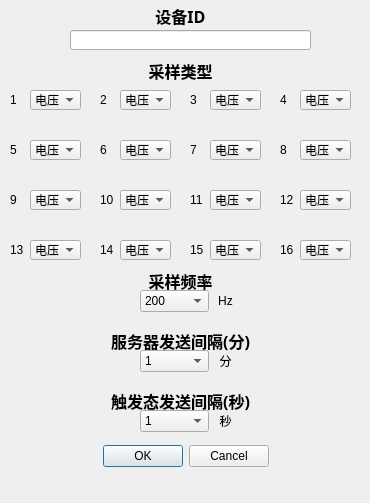
<?xml version="1.0" encoding="UTF-8"?>
<ui version="4.0">
 <class>Dialog</class>
 <widget class="QDialog" name="Dialog">
  <property name="enabled">
   <bool>true</bool>
  </property>
  <property name="geometry">
   <rect>
    <x>0</x>
    <y>0</y>
    <width>370</width>
    <height>503</height>
   </rect>
  </property>
  <property name="windowTitle">
   <string>Dialog</string>
  </property>
  <widget class="QDialogButtonBox" name="buttonBox">
   <property name="geometry">
    <rect>
     <x>10</x>
     <y>440</y>
     <width>351</width>
     <height>32</height>
    </rect>
   </property>
   <property name="orientation">
    <enum>Qt::Horizontal</enum>
   </property>
   <property name="standardButtons">
    <set>QDialogButtonBox::Cancel|QDialogButtonBox::Ok</set>
   </property>
   <property name="centerButtons">
    <bool>true</bool>
   </property>
  </widget>
  <widget class="QComboBox" name="comboBox">
   <property name="geometry">
    <rect>
     <x>30</x>
     <y>90</y>
     <width>51</width>
     <height>20</height>
    </rect>
   </property>
   <property name="maximumSize">
    <size>
     <width>60</width>
     <height>20</height>
    </size>
   </property>
   <item>
    <property name="text">
     <string>电压</string>
    </property>
   </item>
   <item>
    <property name="text">
     <string>电流</string>
    </property>
   </item>
  </widget>
  <widget class="QLabel" name="label">
   <property name="geometry">
    <rect>
     <x>10</x>
     <y>90</y>
     <width>20</width>
     <height>20</height>
    </rect>
   </property>
   <property name="maximumSize">
    <size>
     <width>20</width>
     <height>20</height>
    </size>
   </property>
   <property name="text">
    <string>1</string>
   </property>
  </widget>
  <widget class="QLabel" name="label_2">
   <property name="geometry">
    <rect>
     <x>100</x>
     <y>90</y>
     <width>20</width>
     <height>20</height>
    </rect>
   </property>
   <property name="maximumSize">
    <size>
     <width>20</width>
     <height>20</height>
    </size>
   </property>
   <property name="text">
    <string>2</string>
   </property>
  </widget>
  <widget class="QLabel" name="label_3">
   <property name="geometry">
    <rect>
     <x>190</x>
     <y>90</y>
     <width>20</width>
     <height>20</height>
    </rect>
   </property>
   <property name="maximumSize">
    <size>
     <width>20</width>
     <height>20</height>
    </size>
   </property>
   <property name="text">
    <string>3</string>
   </property>
  </widget>
  <widget class="QLabel" name="label_4">
   <property name="geometry">
    <rect>
     <x>280</x>
     <y>90</y>
     <width>20</width>
     <height>20</height>
    </rect>
   </property>
   <property name="maximumSize">
    <size>
     <width>20</width>
     <height>20</height>
    </size>
   </property>
   <property name="text">
    <string>4</string>
   </property>
  </widget>
  <widget class="QLabel" name="label_5">
   <property name="geometry">
    <rect>
     <x>10</x>
     <y>140</y>
     <width>20</width>
     <height>20</height>
    </rect>
   </property>
   <property name="maximumSize">
    <size>
     <width>20</width>
     <height>20</height>
    </size>
   </property>
   <property name="text">
    <string>5</string>
   </property>
  </widget>
  <widget class="QLabel" name="label_6">
   <property name="geometry">
    <rect>
     <x>100</x>
     <y>140</y>
     <width>20</width>
     <height>20</height>
    </rect>
   </property>
   <property name="maximumSize">
    <size>
     <width>20</width>
     <height>20</height>
    </size>
   </property>
   <property name="text">
    <string>6</string>
   </property>
  </widget>
  <widget class="QLabel" name="label_7">
   <property name="geometry">
    <rect>
     <x>190</x>
     <y>140</y>
     <width>20</width>
     <height>20</height>
    </rect>
   </property>
   <property name="maximumSize">
    <size>
     <width>20</width>
     <height>20</height>
    </size>
   </property>
   <property name="text">
    <string>7</string>
   </property>
  </widget>
  <widget class="QLabel" name="label_8">
   <property name="geometry">
    <rect>
     <x>280</x>
     <y>140</y>
     <width>20</width>
     <height>20</height>
    </rect>
   </property>
   <property name="maximumSize">
    <size>
     <width>20</width>
     <height>20</height>
    </size>
   </property>
   <property name="text">
    <string>8</string>
   </property>
  </widget>
  <widget class="QLabel" name="label_9">
   <property name="geometry">
    <rect>
     <x>10</x>
     <y>190</y>
     <width>20</width>
     <height>20</height>
    </rect>
   </property>
   <property name="maximumSize">
    <size>
     <width>20</width>
     <height>20</height>
    </size>
   </property>
   <property name="text">
    <string>9</string>
   </property>
  </widget>
  <widget class="QLabel" name="label_10">
   <property name="geometry">
    <rect>
     <x>100</x>
     <y>190</y>
     <width>20</width>
     <height>20</height>
    </rect>
   </property>
   <property name="maximumSize">
    <size>
     <width>20</width>
     <height>20</height>
    </size>
   </property>
   <property name="text">
    <string>10</string>
   </property>
  </widget>
  <widget class="QLabel" name="label_11">
   <property name="geometry">
    <rect>
     <x>190</x>
     <y>190</y>
     <width>20</width>
     <height>20</height>
    </rect>
   </property>
   <property name="maximumSize">
    <size>
     <width>20</width>
     <height>20</height>
    </size>
   </property>
   <property name="text">
    <string>11</string>
   </property>
  </widget>
  <widget class="QLabel" name="label_12">
   <property name="geometry">
    <rect>
     <x>280</x>
     <y>190</y>
     <width>20</width>
     <height>20</height>
    </rect>
   </property>
   <property name="maximumSize">
    <size>
     <width>20</width>
     <height>20</height>
    </size>
   </property>
   <property name="text">
    <string>12</string>
   </property>
  </widget>
  <widget class="QLabel" name="label_13">
   <property name="geometry">
    <rect>
     <x>10</x>
     <y>240</y>
     <width>20</width>
     <height>20</height>
    </rect>
   </property>
   <property name="maximumSize">
    <size>
     <width>20</width>
     <height>20</height>
    </size>
   </property>
   <property name="text">
    <string>13</string>
   </property>
  </widget>
  <widget class="QLabel" name="label_14">
   <property name="geometry">
    <rect>
     <x>100</x>
     <y>240</y>
     <width>20</width>
     <height>20</height>
    </rect>
   </property>
   <property name="maximumSize">
    <size>
     <width>20</width>
     <height>20</height>
    </size>
   </property>
   <property name="text">
    <string>14</string>
   </property>
  </widget>
  <widget class="QLabel" name="label_15">
   <property name="geometry">
    <rect>
     <x>190</x>
     <y>240</y>
     <width>20</width>
     <height>20</height>
    </rect>
   </property>
   <property name="maximumSize">
    <size>
     <width>20</width>
     <height>20</height>
    </size>
   </property>
   <property name="text">
    <string>15</string>
   </property>
  </widget>
  <widget class="QLabel" name="label_16">
   <property name="geometry">
    <rect>
     <x>280</x>
     <y>240</y>
     <width>20</width>
     <height>20</height>
    </rect>
   </property>
   <property name="maximumSize">
    <size>
     <width>20</width>
     <height>20</height>
    </size>
   </property>
   <property name="text">
    <string>16</string>
   </property>
  </widget>
  <widget class="QComboBox" name="comboBox_2">
   <property name="geometry">
    <rect>
     <x>120</x>
     <y>90</y>
     <width>51</width>
     <height>20</height>
    </rect>
   </property>
   <property name="maximumSize">
    <size>
     <width>60</width>
     <height>20</height>
    </size>
   </property>
   <item>
    <property name="text">
     <string>电压</string>
    </property>
   </item>
   <item>
    <property name="text">
     <string>电流</string>
    </property>
   </item>
  </widget>
  <widget class="QComboBox" name="comboBox_3">
   <property name="geometry">
    <rect>
     <x>210</x>
     <y>90</y>
     <width>51</width>
     <height>20</height>
    </rect>
   </property>
   <property name="maximumSize">
    <size>
     <width>60</width>
     <height>20</height>
    </size>
   </property>
   <item>
    <property name="text">
     <string>电压</string>
    </property>
   </item>
   <item>
    <property name="text">
     <string>电流</string>
    </property>
   </item>
  </widget>
  <widget class="QComboBox" name="comboBox_4">
   <property name="geometry">
    <rect>
     <x>300</x>
     <y>90</y>
     <width>51</width>
     <height>20</height>
    </rect>
   </property>
   <property name="maximumSize">
    <size>
     <width>60</width>
     <height>20</height>
    </size>
   </property>
   <item>
    <property name="text">
     <string>电压</string>
    </property>
   </item>
   <item>
    <property name="text">
     <string>电流</string>
    </property>
   </item>
  </widget>
  <widget class="QComboBox" name="comboBox_5">
   <property name="geometry">
    <rect>
     <x>30</x>
     <y>140</y>
     <width>51</width>
     <height>20</height>
    </rect>
   </property>
   <property name="maximumSize">
    <size>
     <width>60</width>
     <height>20</height>
    </size>
   </property>
   <item>
    <property name="text">
     <string>电压</string>
    </property>
   </item>
   <item>
    <property name="text">
     <string>电流</string>
    </property>
   </item>
  </widget>
  <widget class="QComboBox" name="comboBox_6">
   <property name="geometry">
    <rect>
     <x>120</x>
     <y>140</y>
     <width>51</width>
     <height>20</height>
    </rect>
   </property>
   <property name="maximumSize">
    <size>
     <width>60</width>
     <height>20</height>
    </size>
   </property>
   <item>
    <property name="text">
     <string>电压</string>
    </property>
   </item>
   <item>
    <property name="text">
     <string>电流</string>
    </property>
   </item>
  </widget>
  <widget class="QComboBox" name="comboBox_7">
   <property name="geometry">
    <rect>
     <x>210</x>
     <y>140</y>
     <width>51</width>
     <height>20</height>
    </rect>
   </property>
   <property name="maximumSize">
    <size>
     <width>60</width>
     <height>20</height>
    </size>
   </property>
   <item>
    <property name="text">
     <string>电压</string>
    </property>
   </item>
   <item>
    <property name="text">
     <string>电流</string>
    </property>
   </item>
  </widget>
  <widget class="QComboBox" name="comboBox_8">
   <property name="geometry">
    <rect>
     <x>300</x>
     <y>140</y>
     <width>51</width>
     <height>20</height>
    </rect>
   </property>
   <property name="maximumSize">
    <size>
     <width>60</width>
     <height>20</height>
    </size>
   </property>
   <item>
    <property name="text">
     <string>电压</string>
    </property>
   </item>
   <item>
    <property name="text">
     <string>电流</string>
    </property>
   </item>
  </widget>
  <widget class="QComboBox" name="comboBox_9">
   <property name="geometry">
    <rect>
     <x>30</x>
     <y>190</y>
     <width>51</width>
     <height>20</height>
    </rect>
   </property>
   <property name="maximumSize">
    <size>
     <width>60</width>
     <height>20</height>
    </size>
   </property>
   <item>
    <property name="text">
     <string>电压</string>
    </property>
   </item>
   <item>
    <property name="text">
     <string>电流</string>
    </property>
   </item>
  </widget>
  <widget class="QComboBox" name="comboBox_10">
   <property name="geometry">
    <rect>
     <x>120</x>
     <y>190</y>
     <width>51</width>
     <height>20</height>
    </rect>
   </property>
   <property name="maximumSize">
    <size>
     <width>60</width>
     <height>20</height>
    </size>
   </property>
   <item>
    <property name="text">
     <string>电压</string>
    </property>
   </item>
   <item>
    <property name="text">
     <string>电流</string>
    </property>
   </item>
  </widget>
  <widget class="QComboBox" name="comboBox_11">
   <property name="geometry">
    <rect>
     <x>210</x>
     <y>190</y>
     <width>51</width>
     <height>20</height>
    </rect>
   </property>
   <property name="maximumSize">
    <size>
     <width>60</width>
     <height>20</height>
    </size>
   </property>
   <item>
    <property name="text">
     <string>电压</string>
    </property>
   </item>
   <item>
    <property name="text">
     <string>电流</string>
    </property>
   </item>
  </widget>
  <widget class="QComboBox" name="comboBox_12">
   <property name="geometry">
    <rect>
     <x>300</x>
     <y>190</y>
     <width>51</width>
     <height>20</height>
    </rect>
   </property>
   <property name="maximumSize">
    <size>
     <width>60</width>
     <height>20</height>
    </size>
   </property>
   <item>
    <property name="text">
     <string>电压</string>
    </property>
   </item>
   <item>
    <property name="text">
     <string>电流</string>
    </property>
   </item>
  </widget>
  <widget class="QComboBox" name="comboBox_13">
   <property name="geometry">
    <rect>
     <x>30</x>
     <y>240</y>
     <width>51</width>
     <height>20</height>
    </rect>
   </property>
   <property name="maximumSize">
    <size>
     <width>60</width>
     <height>20</height>
    </size>
   </property>
   <item>
    <property name="text">
     <string>电压</string>
    </property>
   </item>
   <item>
    <property name="text">
     <string>电流</string>
    </property>
   </item>
  </widget>
  <widget class="QComboBox" name="comboBox_14">
   <property name="geometry">
    <rect>
     <x>120</x>
     <y>240</y>
     <width>51</width>
     <height>20</height>
    </rect>
   </property>
   <property name="maximumSize">
    <size>
     <width>60</width>
     <height>20</height>
    </size>
   </property>
   <item>
    <property name="text">
     <string>电压</string>
    </property>
   </item>
   <item>
    <property name="text">
     <string>电流</string>
    </property>
   </item>
  </widget>
  <widget class="QComboBox" name="comboBox_15">
   <property name="geometry">
    <rect>
     <x>210</x>
     <y>240</y>
     <width>51</width>
     <height>20</height>
    </rect>
   </property>
   <property name="maximumSize">
    <size>
     <width>60</width>
     <height>20</height>
    </size>
   </property>
   <item>
    <property name="text">
     <string>电压</string>
    </property>
   </item>
   <item>
    <property name="text">
     <string>电流</string>
    </property>
   </item>
  </widget>
  <widget class="QComboBox" name="comboBox_16">
   <property name="geometry">
    <rect>
     <x>300</x>
     <y>240</y>
     <width>51</width>
     <height>20</height>
    </rect>
   </property>
   <property name="maximumSize">
    <size>
     <width>60</width>
     <height>20</height>
    </size>
   </property>
   <item>
    <property name="text">
     <string>电压</string>
    </property>
   </item>
   <item>
    <property name="text">
     <string>电流</string>
    </property>
   </item>
  </widget>
  <widget class="QLineEdit" name="lineEdit_DevID">
   <property name="geometry">
    <rect>
     <x>70</x>
     <y>30</y>
     <width>241</width>
     <height>20</height>
    </rect>
   </property>
  </widget>
  <widget class="QLabel" name="label_17">
   <property name="geometry">
    <rect>
     <x>0</x>
     <y>0</y>
     <width>361</width>
     <height>31</height>
    </rect>
   </property>
   <property name="font">
    <font>
     <family>Agency FB</family>
     <pointsize>12</pointsize>
     <weight>75</weight>
     <bold>true</bold>
    </font>
   </property>
   <property name="text">
    <string>设备ID</string>
   </property>
   <property name="alignment">
    <set>Qt::AlignCenter</set>
   </property>
  </widget>
  <widget class="QLabel" name="label_18">
   <property name="geometry">
    <rect>
     <x>0</x>
     <y>60</y>
     <width>361</width>
     <height>21</height>
    </rect>
   </property>
   <property name="font">
    <font>
     <family>Agency FB</family>
     <pointsize>12</pointsize>
     <weight>75</weight>
     <bold>true</bold>
    </font>
   </property>
   <property name="text">
    <string>采样类型</string>
   </property>
   <property name="alignment">
    <set>Qt::AlignCenter</set>
   </property>
  </widget>
  <widget class="QLabel" name="label_19">
   <property name="geometry">
    <rect>
     <x>0</x>
     <y>270</y>
     <width>361</width>
     <height>21</height>
    </rect>
   </property>
   <property name="font">
    <font>
     <family>Agency FB</family>
     <pointsize>12</pointsize>
     <weight>75</weight>
     <bold>true</bold>
    </font>
   </property>
   <property name="text">
    <string>采样频率</string>
   </property>
   <property name="alignment">
    <set>Qt::AlignCenter</set>
   </property>
  </widget>
  <widget class="QComboBox" name="comboBox_SampleRte">
   <property name="geometry">
    <rect>
     <x>140</x>
     <y>290</y>
     <width>69</width>
     <height>22</height>
    </rect>
   </property>
   <item>
    <property name="text">
     <string>200</string>
    </property>
   </item>
   <item>
    <property name="text">
     <string>100</string>
    </property>
   </item>
   <item>
    <property name="text">
     <string>50</string>
    </property>
   </item>
   <item>
    <property name="text">
     <string>20</string>
    </property>
   </item>
   <item>
    <property name="text">
     <string>10</string>
    </property>
   </item>
   <item>
    <property name="text">
     <string>5</string>
    </property>
   </item>
   <item>
    <property name="text">
     <string>2</string>
    </property>
   </item>
   <item>
    <property name="text">
     <string>1</string>
    </property>
   </item>
  </widget>
  <widget class="QLabel" name="label_20">
   <property name="geometry">
    <rect>
     <x>0</x>
     <y>330</y>
     <width>361</width>
     <height>21</height>
    </rect>
   </property>
   <property name="font">
    <font>
     <family>Agency FB</family>
     <pointsize>12</pointsize>
     <weight>75</weight>
     <bold>true</bold>
    </font>
   </property>
   <property name="text">
    <string>服务器发送间隔(分)</string>
   </property>
   <property name="alignment">
    <set>Qt::AlignCenter</set>
   </property>
  </widget>
  <widget class="QComboBox" name="comboBox_SendTime2erver">
   <property name="geometry">
    <rect>
     <x>140</x>
     <y>350</y>
     <width>69</width>
     <height>22</height>
    </rect>
   </property>
   <item>
    <property name="text">
     <string>1</string>
    </property>
   </item>
   <item>
    <property name="text">
     <string>2</string>
    </property>
   </item>
   <item>
    <property name="text">
     <string>5</string>
    </property>
   </item>
   <item>
    <property name="text">
     <string>10</string>
    </property>
   </item>
   <item>
    <property name="text">
     <string>20</string>
    </property>
   </item>
   <item>
    <property name="text">
     <string>30</string>
    </property>
   </item>
  </widget>
  <widget class="QLabel" name="label_21">
   <property name="geometry">
    <rect>
     <x>0</x>
     <y>390</y>
     <width>361</width>
     <height>21</height>
    </rect>
   </property>
   <property name="font">
    <font>
     <family>Agency FB</family>
     <pointsize>12</pointsize>
     <weight>75</weight>
     <bold>true</bold>
    </font>
   </property>
   <property name="text">
    <string>触发态发送间隔(秒)</string>
   </property>
   <property name="alignment">
    <set>Qt::AlignCenter</set>
   </property>
  </widget>
  <widget class="QComboBox" name="comboBox_SendTimeDynamic">
   <property name="geometry">
    <rect>
     <x>140</x>
     <y>410</y>
     <width>69</width>
     <height>22</height>
    </rect>
   </property>
   <item>
    <property name="text">
     <string>1</string>
    </property>
   </item>
   <item>
    <property name="text">
     <string>2</string>
    </property>
   </item>
   <item>
    <property name="text">
     <string>5</string>
    </property>
   </item>
   <item>
    <property name="text">
     <string>10</string>
    </property>
   </item>
   <item>
    <property name="text">
     <string>20</string>
    </property>
   </item>
   <item>
    <property name="text">
     <string>30</string>
    </property>
   </item>
  </widget>
  <widget class="QLabel" name="label__Message">
   <property name="geometry">
    <rect>
     <x>0</x>
     <y>480</y>
     <width>371</width>
     <height>20</height>
    </rect>
   </property>
   <property name="font">
    <font>
     <family>Agency FB</family>
     <pointsize>12</pointsize>
    </font>
   </property>
   <property name="text">
    <string/>
   </property>
   <property name="alignment">
    <set>Qt::AlignCenter</set>
   </property>
  </widget>
  <widget class="QLabel" name="label_23">
   <property name="geometry">
    <rect>
     <x>210</x>
     <y>290</y>
     <width>31</width>
     <height>21</height>
    </rect>
   </property>
   <property name="text">
    <string>Hz</string>
   </property>
   <property name="alignment">
    <set>Qt::AlignCenter</set>
   </property>
  </widget>
  <widget class="QLabel" name="label_24">
   <property name="geometry">
    <rect>
     <x>210</x>
     <y>350</y>
     <width>31</width>
     <height>21</height>
    </rect>
   </property>
   <property name="text">
    <string>分</string>
   </property>
   <property name="alignment">
    <set>Qt::AlignCenter</set>
   </property>
  </widget>
  <widget class="QLabel" name="label_25">
   <property name="geometry">
    <rect>
     <x>210</x>
     <y>410</y>
     <width>31</width>
     <height>21</height>
    </rect>
   </property>
   <property name="text">
    <string>秒</string>
   </property>
   <property name="alignment">
    <set>Qt::AlignCenter</set>
   </property>
  </widget>
 </widget>
 <resources/>
 <connections>
  <connection>
   <sender>buttonBox</sender>
   <signal>accepted()</signal>
   <receiver>Dialog</receiver>
   <slot>accept()</slot>
   <hints>
    <hint type="sourcelabel">
     <x>248</x>
     <y>254</y>
    </hint>
    <hint type="destinationlabel">
     <x>157</x>
     <y>274</y>
    </hint>
   </hints>
  </connection>
  <connection>
   <sender>buttonBox</sender>
   <signal>rejected()</signal>
   <receiver>Dialog</receiver>
   <slot>reject()</slot>
   <hints>
    <hint type="sourcelabel">
     <x>316</x>
     <y>260</y>
    </hint>
    <hint type="destinationlabel">
     <x>286</x>
     <y>274</y>
    </hint>
   </hints>
  </connection>
 </connections>
</ui>
